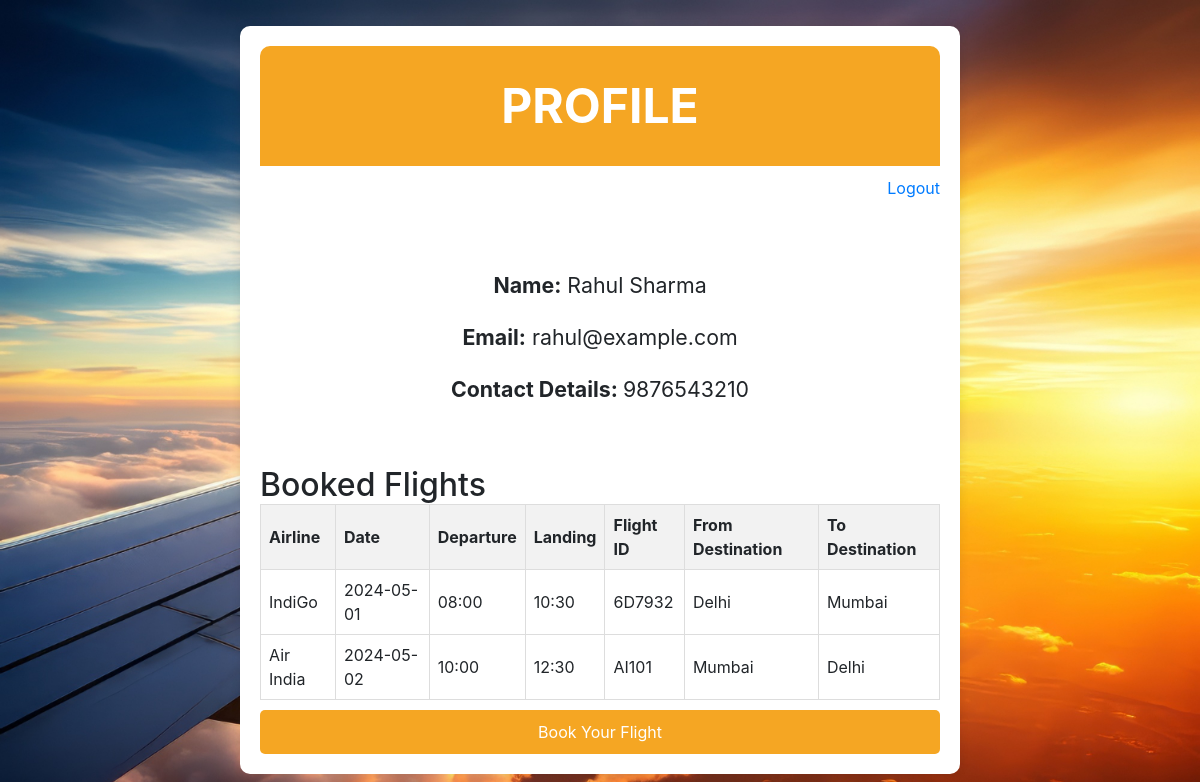
Screenshot of /home (signed in) with the database file from the repository.
### tables this page shows
CREATE TABLE user (
        uid INTEGER PRIMARY KEY AUTOINCREMENT,
        email TEXT UNIQUE,
        password TEXT,
        name TEXT,
        contact TEXT
    );

CREATE TABLE flight_details (
        detail_id INTEGER PRIMARY KEY AUTOINCREMENT,
        flight_id INTEGER,
        date DATE,
        departure TIME,
        landing TIME,
        price REAL,
        available_seats INTEGER,
        from_destination TEXT,
        to_destination TEXT,
        FOREIGN KEY (flight_id) REFERENCES flights(flight_id)
    );

CREATE TABLE flights (
        flight_id TEXT PRIMARY KEY,
        airline TEXT
    );

### website/views.py (the view)
@views.route('/home')
@login_required
def home():
    with sqlite3.connect(db_path) as conn:
        conn.row_factory = sqlite3.Row
        cursor = conn.cursor()
        cursor.execute('''
            SELECT f.airline, fd.date, fd.departure, fd.landing, fd.flight_id, fd.from_destination, fd.to_destination
            FROM booking AS b
            JOIN flight_details AS fd ON b.detail_id = fd.detail_id
            JOIN flights AS f ON fd.flight_id = f.flight_id
            WHERE b.user_id = ?
        ''', (current_user.id,))
        booked_flights = cursor.fetchall()
    return render_template('home.html', user=current_user, booked_flights=booked_flights)

### website/__init__.py (called while the page is built)
def create_app():
    app = Flask(__name__)
    app.config['SECRET_KEY'] = 'asldfj_slkdf_sefwe_sdfvvw'
    from .views import views
    from .auth import auth
    app.register_blueprint(views, url_prefix='/')
    app.register_blueprint(auth, url_prefix='/')
    from .models import create_database, User
    from .db_utils import populate_database
    if not os.path.exists(db_path):
        create_database()
        populate_database()
    login_manager = LoginManager()
    login_manager.login_view = 'auth.login'
    login_manager.init_app(app)
    @login_manager.user_loader
    def load_user(user_id):
        return User.get(user_id)
    return app

### website/models.py (called while the page is built)
    @staticmethod
    def get(user_id):
        with sqlite3.connect(db_path) as conn:
            conn.row_factory = sqlite3.Row
            cursor = conn.cursor()
            cursor.execute('SELECT * FROM user WHERE uid = ?;', (user_id,))
            user = cursor.fetchone()
            if user:
                return User(user['uid'], user['email'], user['password'], user['name'], user['contact'])
            else:
                return None

### website/templates/home.html (shortened to what this page needs)
{% extends "base.html"%} {% block head %}
<link
  rel="stylesheet"
  type="text/css"
  href="{{url_for('static', filename='css/profile.css')}}"
/>
{% endblock%} {% block title %}Profile{% endblock%} {% block content%}
<div class="parent">
  <div class="profile-container">
    <div class="header">
      <h1>PROFILE</h1>
    </div>
    <div class="logout-link">
      <a href="{{ url_for('auth.logout') }}" class="logout-link">Logout</a>
    </div>
    <div class="profile-info">
      <p><span>Name:</span> {{user['name']}}</p>
      <p><span>Email:</span> {{user['email']}}</p>
      <p><span>Contact Details: </span>{{user['contact']}}</p>
    </div>
    <div class="booked-flights">
      <h2>Booked Flights</h2>
      <div class="scrollable-table">
        <table>
          <thead>
            <tr>
              <th>Airline</th>
              <th>Date</th>
              <th>Departure</th>
              <th>Landing</th>
              <th>Flight ID</th>
              <th>From Destination</th>
              <th>To Destination</th>
            </tr>
          </thead>
          <tbody>
            {% for flight in booked_flights %}
            <tr>
              <td>{{ flight['airline'] }}</td>
              <td>{{ flight['date'] }}</td>
              <td>{{ flight['departure'] }}</td>
              <td>{{ flight['landing'] }}</td>
              <td>{{ flight['flight_id'] }}</td>
              <td>{{ flight['from_destination'] }}</td>
              <td>{{ flight['to_destination'] }}</td>
            </tr>
            {% endfor %}
          </tbody>
        </table>
      </div>
      <a href="{{ url_for('views.booking') }}" class="book-flight-button"
        >Book Your Flight</a
      >
    </div>
  </div>
</div>
{% endblock %}

### website/static/css/profile.css (style rules this page uses)
.parent { display: flex; justify-content: center; align-items: center; height: 100vh; }
.profile-container { background-color: #fff; padding: 20px; border-radius: 10px; box-shadow: 0 0 10px rgba(0, 0, 0, 0.1); width: 60%; }
.header { background-color: #f5a623; height: 120px; padding: 10px; border-radius: 10px 10px 0 0; text-align: center; display: flex; justify-content: center; align-items: center; flex-direction: column; margin-bottom: 10px; }
.profile-info { margin-top: 60px; }
.profile-info p { margin: 0; padding: 10px; text-align: center; font-size: 16pt; }
.profile-info span { font-weight: bold; }
a { display: block; margin-top: 10px; }
.booked-flights h2 { margin: 0; margin-top: 50px; }
.book-flight-button { display: block; padding: 10px; background-color: #f5a623; color: #fff; text-decoration: none; border-radius: 5px; transition: background-color 0.3s ease; }
.header h1 { font-size: 36pt; font-weight: bold; color: #fff; margin: 0; }
.book-flight-button { display: flex; align-items: center; justify-content: center; }
.logout-link { text-align: right; }
.scrollable-table { max-height: 400px; overflow-y: auto; }
table { width: 100%; border-collapse: collapse; }
th, td { border: 1px solid #ddd; padding: 8px; text-align: left; }
th { background-color: #f2f2f2; }

### rows the page displays
user: name "Rahul Sharma", email "rahul@example.com", contact "9876543210"
flight_details: airline "IndiGo", date "2024-05-01", departure "08:00", landing "10:30", flight_id "6D7932", from_destination "Delhi", to_destination "Mumbai"
flight_details: airline "Air India", date "2024-05-02", departure "10:00", landing "12:30", flight_id "AI101", from_destination "Mumbai", to_destination "Delhi"
